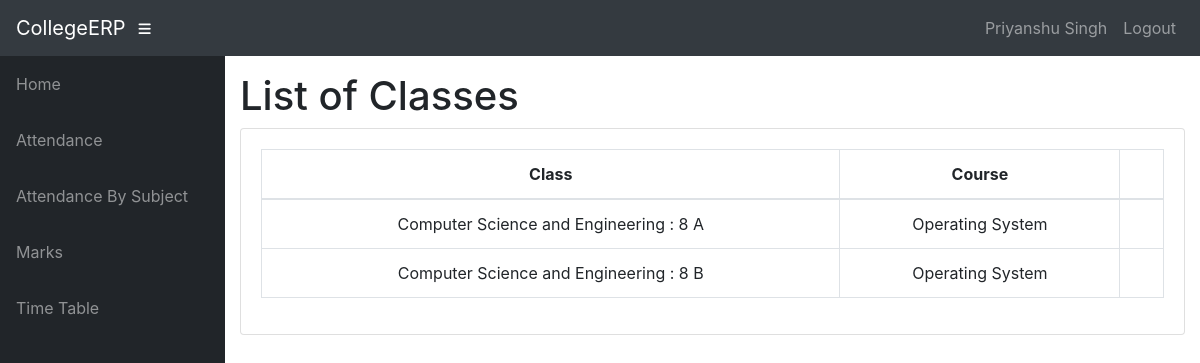
Page /teacher/CSEP04/41/Classes/ (signed in) on the committed database.
### info/models.py (models this page shows, shortened)
class User(AbstractUser):
    @property
    def is_student(self):
        if hasattr(self, 'student'):
            return True
        return False

class Student(models.Model):
    user = models.OneToOneField(User, on_delete=models.CASCADE, null=True)
    class_id = models.ForeignKey(Class, on_delete=models.CASCADE, default=1)
    USN = models.CharField(primary_key='True', max_length=100)
    name = models.CharField(max_length=200)
    sex = models.CharField(max_length=50, choices=sex_choice, default='Male')
    DOB = models.DateField(default='2023-07-01')

class Assign(models.Model):
    class_id = models.ForeignKey(Class, on_delete=models.CASCADE)
    course = models.ForeignKey(Course, on_delete=models.CASCADE)
    teacher = models.ForeignKey(Teacher, on_delete=models.CASCADE)
    class Meta:
        unique_together = (('course', 'class_id', 'teacher'),)

class Class(models.Model):
    id = models.CharField(primary_key='True', max_length=100)
    dept = models.ForeignKey(Dept, on_delete=models.CASCADE)
    section = models.CharField(max_length=100)
    sem = models.IntegerField()
    class Meta:
        verbose_name_plural = 'classes'
    def __str__(self):
        d = Dept.objects.get(name=self.dept)
        return '%s : %d %s' % (d.name, self.sem, self.section)

class Dept(models.Model):
    id = models.CharField(primary_key='True', max_length=100)
    name = models.CharField(max_length=200)
    def __str__(self):
        return self.name

class Course(models.Model):
    dept = models.ForeignKey(Dept, on_delete=models.CASCADE)
    id = models.CharField(primary_key='True', max_length=50)
    name = models.CharField(max_length=50)
    shortname = models.CharField(max_length=50, default='X')
    def __str__(self):
        return self.name

### info/views.py (the view)
@login_required
def t_clas(request, teacher_id, choice):
    teacher1 = get_object_or_404(Teacher, id=teacher_id)
    return render(request, 'info/t_clas.html', {'teacher1': teacher1, 'choice': choice})

### info/templates/info/t_clas.html (shortened to what this page needs)
{% extends 'info/base.html' %}
{% block content %}
    <h1>List of Classes</h1>
    <div class="card mb-3">
            <div class="card-body">
              <div class="table-responsive">
                <table class="table table-bordered text-center" id="dataTable" width="100%" cellspacing="0">
                  <thead>
                    <tr>
                        <th>Class</th>
                        <th>Course</th>
                        <th></th>
                    </tr>
                  </thead>
                  <tbody>
                    {% for ass in teacher1.assign_set.all %}
                    <tr>
                        <td>{{ ass.class_id }}</td>
                        <td>{{ ass.course }}</td>
                        <td>
                        </td>
                    </tr>
                    {% empty %}
                            <p>teacher has no courses</p>
                    {% endfor %}
                  </tbody>
                </table>
              </div>
    </div>
{% endblock %}

### info/templates/info/base.html (shortened to what this page needs)
<!DOCTYPE html>
<html lang="en">
  <head>
      {% load static %}
    <link href="{% static '/info/bootstrap/vendor/bootstrap/css/bootstrap.min.css' %}" rel="stylesheet">
    <link href="{% static '/info/bootstrap/vendor/fontawesome-free/css/all.min.css' %}" rel="stylesheet" type="text/css">
    <link href="{% static '/info/bootstrap/vendor/datatables/dataTables.bootstrap4.css' %}" rel="stylesheet">
    <link href="{% static '/info/bootstrap/css/sb-admin.css' %}" rel="stylesheet">
  </head>
  <body id="page-top">
    <nav class="navbar navbar-expand navbar-dark bg-dark static-top">
      <a class="navbar-brand mr-1" href="{% url 'index' %}">CollegeERP</a>
      <button class="btn btn-link btn-sm text-white order-1 order-sm-0" id="sidebarToggle" href="#">
        <i class="fas fa-bars"></i>
      </button>
        <div class="collapse navbar-collapse" id="navbarResponsive">
          <ul class="navbar-nav ml-auto">
            <li class="nav-item">
                {% if request.user.is_student %}
                    <a class="nav-link text-capitalize">{{ request.user.student.name }}</a>
                {% elif request.user.is_teacher %}
                    <a class="nav-link text-capitalize">{{ request.user.teacher.name }}</a>
                {% endif %}
            </li>
            <li class="nav-item">
                <a class="nav-link" href="#" data-toggle="modal" data-target="#logoutModal">Logout</a>
            </li>
          </ul>
        </div>
    </nav>
    <div id="wrapper">
      <ul class="sidebar navbar-nav">
            <li class="nav-item">
              <a class="nav-link" href="{% url 'index' %}">
                <span>Home</span>
              </a>
            </li>
        {% if request.user.is_student %}
            <li class="nav-item">
              <a class="nav-link" href="{% url 'attendance' request.user.student.USN %}">
                <span>Attendance</span>
              </a>
            </li>
            <li class="nav-item">
              <a class="nav-link" href="{% url 'attendance' request.user.student.USN %}">
                <span>Attendance By Subject</span>
              </a>
            </li>
            <li class="nav-item">
              <a class="nav-link" href="{% url 'marks_list' request.user.student.USN %}">
                <span>Marks</span>
              </a>
            </li>
              <li class="nav-item">
              <a class="nav-link" href="{% url 'timetable' request.user.student.class_id_id %}">
                <span>Time Table</span>
              </a>
            </li>
        {% endif %}
      </ul>
      <div id="content-wrapper">
        <div class="container-fluid">
            {% block content %}
            {% endblock %}
        </div>
      </div>
    </div>
  </body>
</html>

### rows in the picture
User: user.student.name "Priyanshu Singh"
Assign: class_id "Computer Science and Engineering : 8 A", course "Operating System"
Assign: class_id "Computer Science and Engineering : 8 B", course "Operating System"
